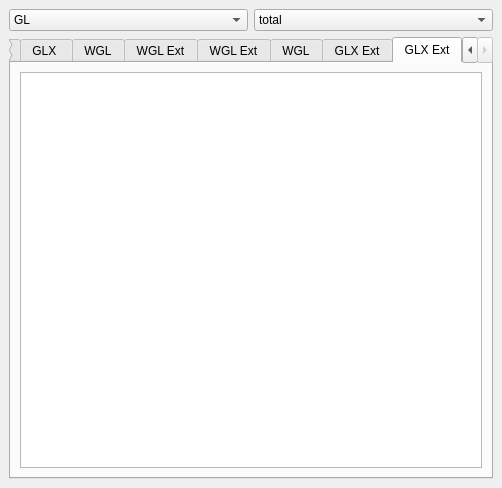
<?xml version="1.0" encoding="UTF-8"?>
<ui version="4.0">
 <class>DockWidget</class>
 <widget class="QDockWidget" name="DockWidget">
  <property name="geometry">
   <rect>
    <x>0</x>
    <y>0</y>
    <width>502</width>
    <height>488</height>
   </rect>
  </property>
  <property name="windowTitle">
   <string>GL Trace Statistics</string>
  </property>
  <widget class="QWidget" name="dockWidgetContents">
   <layout class="QHBoxLayout" name="horizontalLayout_2">
    <item>
     <layout class="QVBoxLayout" name="verticalLayout">
      <property name="sizeConstraint">
       <enum>QLayout::SetNoConstraint</enum>
      </property>
      <item>
       <layout class="QHBoxLayout" name="horizontalLayout">
        <item>
         <widget class="QComboBox" name="comboBox_2">
          <item>
           <property name="text">
            <string>GL</string>
           </property>
          </item>
          <item>
           <property name="text">
            <string>GLX</string>
           </property>
          </item>
          <item>
           <property name="text">
            <string>WGL</string>
           </property>
          </item>
          <item>
           <property name="text">
            <string>CGL</string>
           </property>
          </item>
         </widget>
        </item>
        <item>
         <widget class="QComboBox" name="comboBox">
          <item>
           <property name="text">
            <string>total</string>
           </property>
          </item>
          <item>
           <property name="text">
            <string>per frame</string>
           </property>
          </item>
         </widget>
        </item>
       </layout>
      </item>
      <item>
       <widget class="QTabWidget" name="tabWidget">
        <property name="currentIndex">
         <number>11</number>
        </property>
        <widget class="QWidget" name="tabGlCalls">
         <attribute name="title">
          <string>GL</string>
         </attribute>
         <layout class="QHBoxLayout" name="horizontalLayout_3">
          <item>
           <widget class="QTableView" name="tvGlCalls"/>
          </item>
         </layout>
        </widget>
        <widget class="QWidget" name="tabGlCallsPf">
         <attribute name="title">
          <string>GL</string>
         </attribute>
         <layout class="QHBoxLayout" name="horizontalLayout_4">
          <item>
           <widget class="QTableView" name="tvGlCallsPf"/>
          </item>
         </layout>
        </widget>
        <widget class="QWidget" name="tabGlExt">
         <attribute name="title">
          <string>GL Ext</string>
         </attribute>
         <layout class="QHBoxLayout" name="horizontalLayout_5">
          <item>
           <widget class="QTableView" name="tvGlExt"/>
          </item>
         </layout>
        </widget>
        <widget class="QWidget" name="tabGlExtPf">
         <attribute name="title">
          <string>GL Ext</string>
         </attribute>
         <layout class="QHBoxLayout" name="horizontalLayout_6">
          <item>
           <widget class="QTableView" name="tvGlExtPf"/>
          </item>
         </layout>
        </widget>
        <widget class="QWidget" name="tabGlxCalls">
         <attribute name="title">
          <string>GLX</string>
         </attribute>
         <layout class="QHBoxLayout" name="horizontalLayout_7">
          <item>
           <widget class="QTableView" name="tvGlxCalls"/>
          </item>
         </layout>
        </widget>
        <widget class="QWidget" name="tabGlxCallsPf">
         <attribute name="title">
          <string>GLX </string>
         </attribute>
         <layout class="QHBoxLayout" name="horizontalLayout_8">
          <item>
           <widget class="QTableView" name="tvGlxCallsPf"/>
          </item>
         </layout>
        </widget>
        <widget class="QWidget" name="tabWglCalls">
         <attribute name="title">
          <string>WGL</string>
         </attribute>
         <layout class="QHBoxLayout" name="horizontalLayout_9">
          <item>
           <widget class="QTableView" name="tvWglCalls"/>
          </item>
         </layout>
        </widget>
        <widget class="QWidget" name="tabWglExt">
         <attribute name="title">
          <string>WGL Ext</string>
         </attribute>
         <layout class="QHBoxLayout" name="horizontalLayout_10">
          <item>
           <widget class="QTableView" name="tvWglExt"/>
          </item>
         </layout>
        </widget>
        <widget class="QWidget" name="tabWglExtPf">
         <attribute name="title">
          <string>WGL Ext</string>
         </attribute>
         <layout class="QHBoxLayout" name="horizontalLayout_11">
          <item>
           <widget class="QTableView" name="tvWglExtPf"/>
          </item>
         </layout>
        </widget>
        <widget class="QWidget" name="tabWglCallsPf">
         <attribute name="title">
          <string>WGL</string>
         </attribute>
         <layout class="QHBoxLayout" name="horizontalLayout_12">
          <item>
           <widget class="QTableView" name="tvWglCallsPf"/>
          </item>
         </layout>
        </widget>
        <widget class="QWidget" name="tabGlxExt">
         <attribute name="title">
          <string>GLX Ext</string>
         </attribute>
         <layout class="QHBoxLayout" name="horizontalLayout_13">
          <item>
           <widget class="QTableView" name="tvGlxExt"/>
          </item>
         </layout>
        </widget>
        <widget class="QWidget" name="tabGlxExtPf">
         <attribute name="title">
          <string>GLX Ext</string>
         </attribute>
         <layout class="QHBoxLayout" name="horizontalLayout_14">
          <item>
           <widget class="QTableView" name="tvGlxExtPf"/>
          </item>
         </layout>
        </widget>
       </widget>
      </item>
     </layout>
    </item>
   </layout>
  </widget>
 </widget>
 <resources/>
 <connections/>
</ui>
